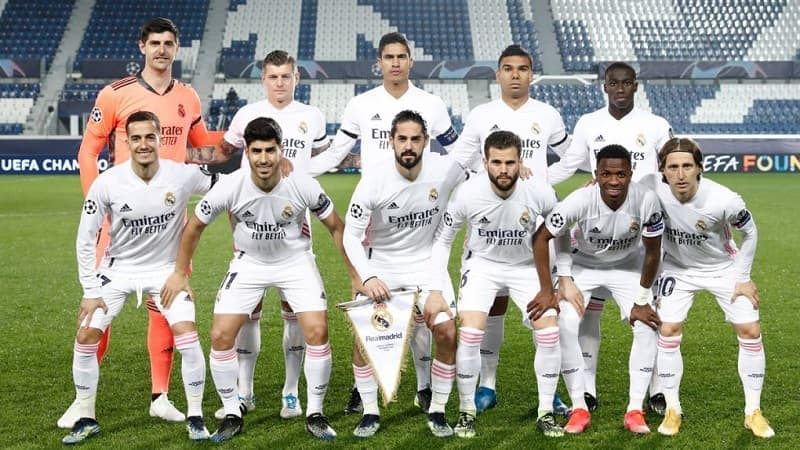
#> input picture Text on Image/Real Madrid Team.jpg, 800 x 450 px
$ jupyter execute 'text on img.ipynb'
#> lines starting #> are read from the running program, lines starting #| are printed output that depends on the picture; after the words box and inside, x2 and y2 are one past the last pixel; in counts of white or black regions, pixels touching at a corner belong together
[cell 1]
import cv2
import matplotlib.pyplot as plt
img = cv2.imread ('Real Madrid Team.jpg')
#> img is the input picture: shape (450, 800, 3); mean B, G, R 136.1, 153.3, 150.5

#==>If the colors of (the saved image) are like the image below, use those two lines of code

#b,g,r = cv2.split(img)
#img = cv2.merge([r,g,b])


cv2.putText (img,'Campeones',(120,400),7,4,(0,0,0),5)
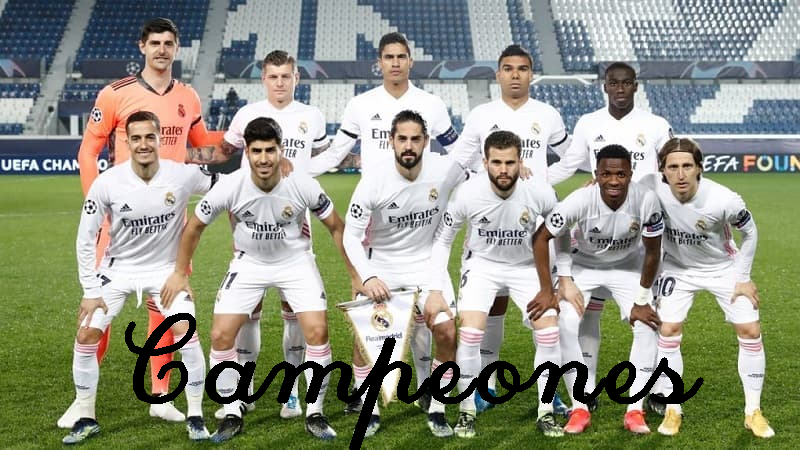
#> img: shape (450, 800, 3); 3.67% of pixels changed, all inside (x1, y1, x2, y2) = (125, 313, 704, 450)
plt.imshow ( img )
plt.show ( )
cv2.imwrite("Real Madrid-text on.jpg",img)
#> Out = True
